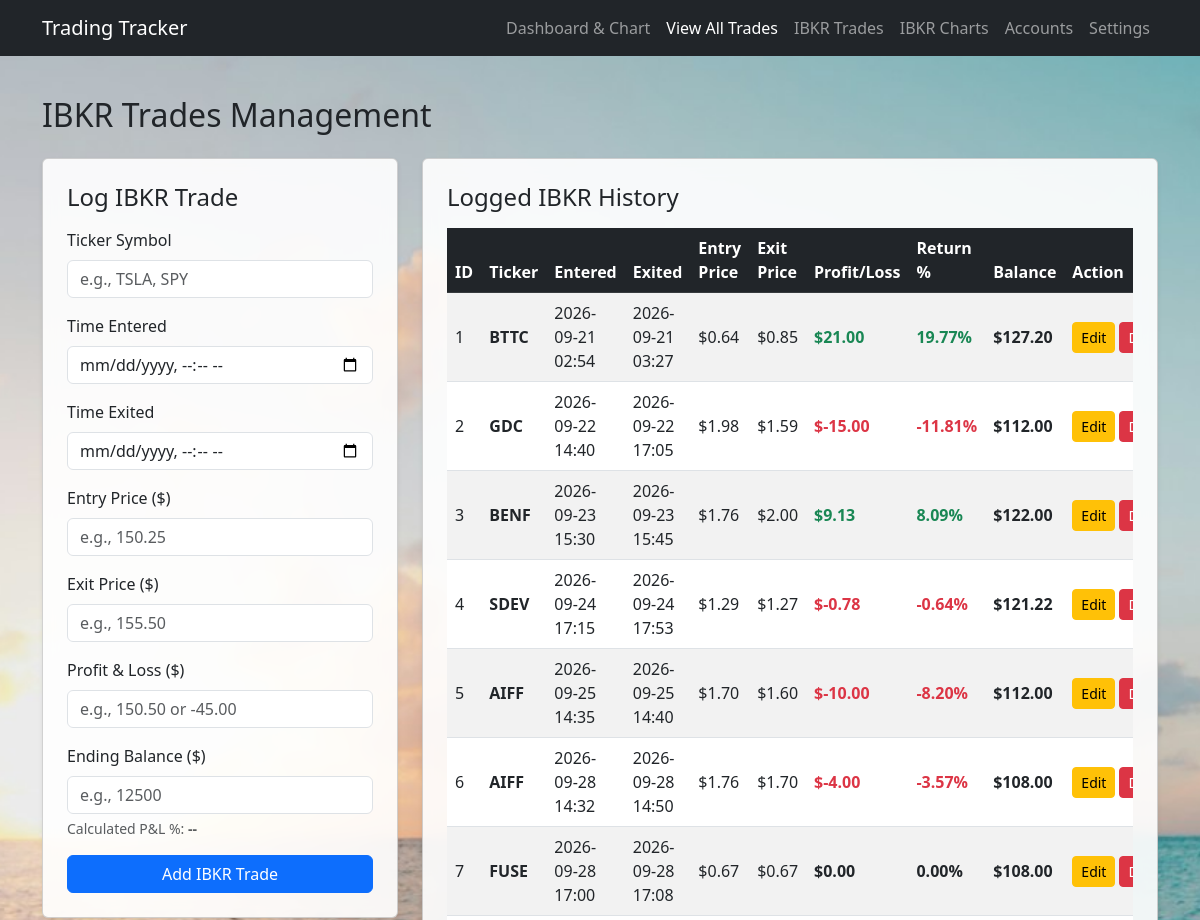
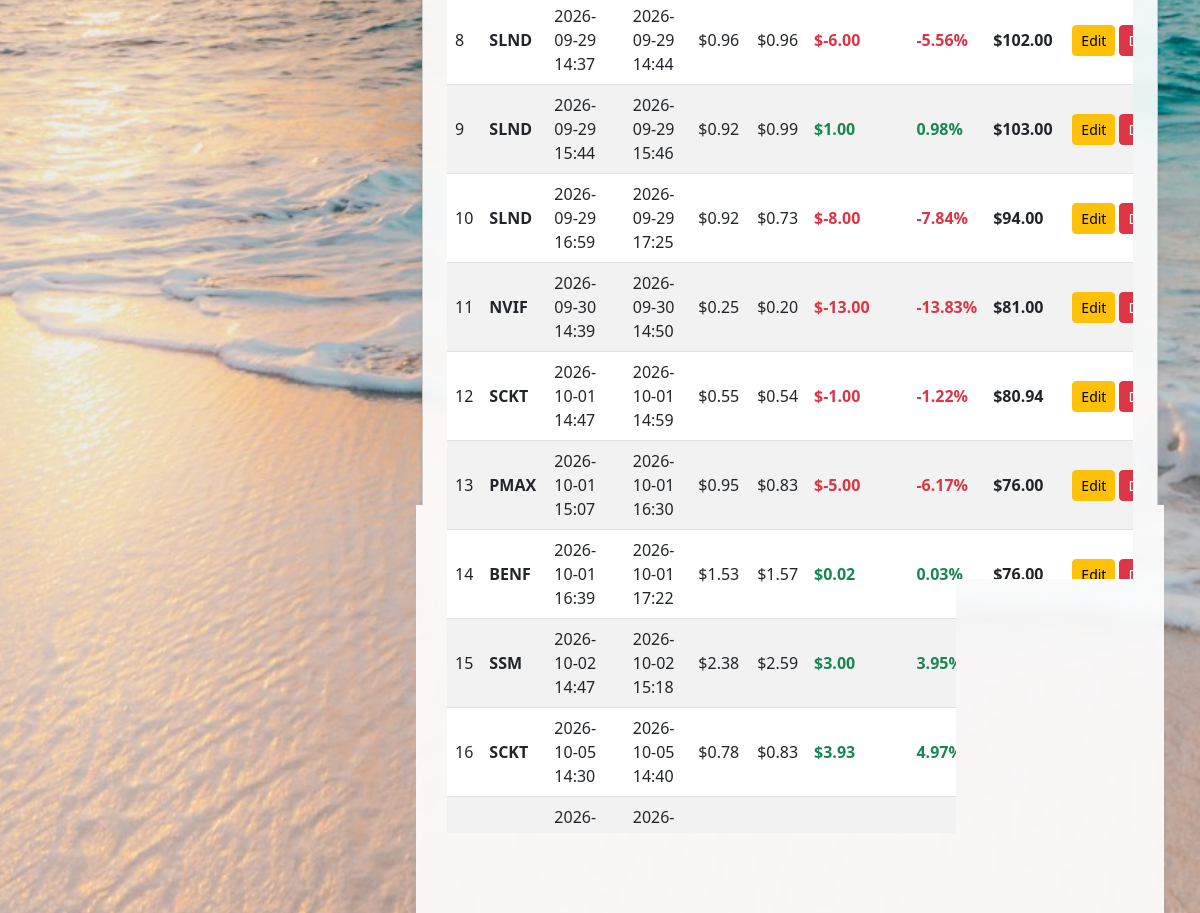
The app's page /ibkr with its own data (2 pictures, top to bottom).
### flask_app.py (models this page shows)
class IBKRTrade(db.Model):
    id = db.Column(db.Integer, primary_key=True)
    ticker = db.Column(db.String(20), nullable=False)
    time_entered = db.Column(db.String(50), nullable=False)
    time_exited = db.Column(db.String(50), nullable=False)
    entry_price = db.Column(db.Float, nullable=False, default=0.0)
    exit_price = db.Column(db.Float, nullable=False, default=0.0)
    pnl = db.Column(db.Float, nullable=False, default=0.0)
    balance = db.Column(db.Float, nullable=False, default=0.0)
    timestamp = db.Column(db.DateTime, default=datetime.utcnow)

### flask_app.py (the view, shortened to what this page needs)
@app.route('/ibkr', methods=['GET', 'POST'])
def ibkr_trades():
    all_ibkr_trades = IBKRTrade.query.order_by(IBKRTrade.id.asc()).all()
    return render_template('ibkr.html', trades=all_ibkr_trades)

### flask_app.py (called while the page is built)
def get_active_account():
    try:
        account = db.session.get(Account, int(request.cookies.get('account_id', '')))
    except ValueError:
        account = None
    return account or Account.query.order_by(Account.id.asc()).first()

@app.context_processor
def inject_accounts():
    return {
        'accounts': Account.query.order_by(Account.id.asc()).all(),
        'active_account': get_active_account(),
        'account_summary': account_summary,
    }

### templates/ibkr.html (shortened to what this page needs)
<!DOCTYPE html>
<html lang="en">
<head>
    <link href="https://cdn.jsdelivr.net/npm/bootstrap@5.3.0/dist/css/bootstrap.min.css" rel="stylesheet">
</head>
<body class="wallpaper-bg">
    <nav class="navbar navbar-expand-lg navbar-dark bg-dark mb-4">
        <div class="container">
            <a class="navbar-brand" href="/">Trading Tracker</a>
              <div class="navbar-nav">
                <a class="nav-link" href="/">Dashboard & Chart</a>
                <a class="nav-link active" href="/trades-list">View All Trades</a>
                <a class="nav-link" href="/ibkr">IBKR Trades</a>
                <a class="nav-link" href="/ibkr-charts">IBKR Charts</a>
                <a class="nav-link" href="/accounts">Accounts</a>
                <a class="nav-link" href="/settings">Settings</a>
            </div>
        </div>
    </nav>
    <div class="container py-3">
        <h2 class="mb-4">IBKR Trades Management</h2>
        <div class="row g-4">
            <div class="col-lg-4">
                <div class="card shadow-sm p-4">
                    <h4 class="card-title mb-3">Log IBKR Trade</h4>
                    <form method="POST">
                        <div class="mb-3">
                            <label class="form-label">Ticker Symbol</label>
                            <input type="text" class="form-control" name="ticker" placeholder="e.g., TSLA, SPY" required>
                        </div>
                        <div class="mb-3">
                            <label class="form-label">Time Entered</label>
                            <input type="datetime-local" class="form-control" name="time_entered" required>
                        </div>
                        <div class="mb-3">
                            <label class="form-label">Time Exited</label>
                            <input type="datetime-local" class="form-control" name="time_exited" required>
                        </div>
                        <div class="mb-3">
                            <label class="form-label">Entry Price ($)</label>
                            <input type="number" step="any" class="form-control" name="entry_price" placeholder="e.g., 150.25" required>
                        </div>
                        <div class="mb-3">
                            <label class="form-label">Exit Price ($)</label>
                            <input type="number" step="any" class="form-control" name="exit_price" placeholder="e.g., 155.50" required>
                        </div>
                        <div class="mb-3">
                            <label class="form-label">Profit & Loss ($)</label>
                            <input type="number" step="any" class="form-control" id="pnlInput" name="pnl" placeholder="e.g., 150.50 or -45.00" required>
                        </div>
                        <div class="mb-3">
                            <label class="form-label">Ending Balance ($)</label>
                            <input type="number" step="any" class="form-control" id="balanceInput" name="balance" placeholder="e.g., 12500" required>
                            <div class="form-text mt-1">
                                Calculated P&L %: <span id="pnlPercentDisplay" class="fw-bold text-muted">--</span>
                            </div>
                        </div>
                        <button type="submit" class="btn btn-primary w-100">Add IBKR Trade</button>
                    </form>
                </div>
            </div>
            <div class="col-lg-8">
                <div class="card shadow-sm p-4">
                    <h4 class="card-title mb-3">Logged IBKR History</h4>
                    <div class="table-responsive">
                        <table class="table table-striped table-hover align-middle">
                            <thead class="table-dark">
                                <tr>
                                    <th>ID</th>
                                    <th>Ticker</th>
                                    <th>Entered</th>
                                    <th>Exited</th>
                                    <th>Entry Price</th>
                                    <th>Exit Price</th>
                                    <th>Profit/Loss</th>
                                    <th>Return %</th>
                                    <th>Balance</th>
                                    <th>Action</th>
                                </tr>
                            </thead>
                            <tbody>
                                {% for trade in trades %}
                                {% set starting_balance = trade.balance - trade.pnl %}
                                {% set pct = (trade.pnl / starting_balance * 100) if starting_balance > 0 else 0 %}
                                <tr>
                                    <td>{{ trade.id }}</td>
                                    <td><strong>{{ trade.ticker }}</strong></td>
                                    <td>{{ trade.time_entered.replace('T', ' ') }}</td>
                                    <td>{{ trade.time_exited.replace('T', ' ') }}</td>
                                    <td>${{ "%.2f"|format(trade.entry_price) }}</td>
                                    <td>${{ "%.2f"|format(trade.exit_price) }}</td>
                                    <td>
                                        <span class="fw-bold {{ 'text-success' if trade.pnl > 0 else ('text-danger' if trade.pnl < 0 else '') }}">
                                            ${{ "%.2f"|format(trade.pnl) }}
                                        </span>
                                    </td>
                                    <td>
                                        <span class="fw-bold {{ 'text-success' if pct > 0 else ('text-danger' if pct < 0 else '') }}">
                                            {{ "%.2f"|format(pct) }}%
                                        </span>
                                    </td>
                                    <td>
                                        <span class="fw-bold">
                                            ${{ "%.2f"|format(trade.balance) }}
                                        </span>
                                    </td>
                                    <td>
                                        <div class="d-flex gap-1">
                                            <a href="/ibkr/edit/{{ trade.id }}" class="btn btn-sm btn-warning">Edit</a>
                                            <form action="/ibkr/delete/{{ trade.id }}" method="POST" onsubmit="return confirm('Delete this IBKR trade?');">
                                                <button type="submit" class="btn btn-sm btn-danger">Delete</button>
                                            </form>
                                        </div>
                                    </td>
                                </tr>
                                {% else %}
                                <tr>
                                    <td colspan="10" class="text-center text-muted py-4">No IBKR trades logged yet.</td>
                                </tr>
                                {% endfor %}
                            </tbody>
                        </table>
                    </div>
                </div>
            </div>
        </div>
    </div>
</body>
</html>

### records on screen
IBKRTrade: id "1", ticker "BTTC", time_entered.replace "2026-09-21 02:54", time_exited.replace "2026-09-21 03:27", entry_price "0.64", exit_price "0.85", pnl "21.00", pct "19.77", balance "127.20"
IBKRTrade: id "2", ticker "GDC", time_entered.replace "2026-09-22 14:40", time_exited.replace "2026-09-22 17:05", entry_price "1.98", exit_price "1.59", pnl "-15.00", pct "-11.81", balance "112.00"
IBKRTrade: id "3", ticker "BENF", time_entered.replace "2026-09-23 15:30", time_exited.replace "2026-09-23 15:45", entry_price "1.76", exit_price "2.00", pnl "9.13", pct "8.09", balance "122.00"
IBKRTrade: id "4", ticker "SDEV", time_entered.replace "2026-09-24 17:15", time_exited.replace "2026-09-24 17:53", entry_price "1.29", exit_price "1.27", pnl "-0.78", pct "-0.64", balance "121.22"
IBKRTrade: id "5", ticker "AIFF", time_entered.replace "2026-09-25 14:35", time_exited.replace "2026-09-25 14:40", entry_price "1.70", exit_price "1.60", pnl "-10.00", pct "-8.20", balance "112.00"
IBKRTrade: id "6", ticker "AIFF", time_entered.replace "2026-09-28 14:32", time_exited.replace "2026-09-28 14:50", entry_price "1.76", exit_price "1.70", pnl "-4.00", pct "-3.57", balance "108.00"
IBKRTrade: id "7", ticker "FUSE", time_entered.replace "2026-09-28 17:00", time_exited.replace "2026-09-28 17:08", entry_price "0.67", exit_price "0.67", pnl "0.00", balance "108.00"
IBKRTrade: id "8", ticker "SLND", time_entered.replace "2026-09-29 14:37", time_exited.replace "2026-09-29 14:44", entry_price "0.96", exit_price "0.96", pnl "-6.00", pct "-5.56", balance "102.00"
IBKRTrade: id "9", ticker "SLND", time_entered.replace "2026-09-29 15:44", time_exited.replace "2026-09-29 15:46", entry_price "0.92", exit_price "0.99", pnl "1.00", pct "0.98", balance "103.00"
IBKRTrade: id "10", ticker "SLND", time_entered.replace "2026-09-29 16:59", time_exited.replace "2026-09-29 17:25", entry_price "0.92", exit_price "0.73", pnl "-8.00", pct "-7.84", balance "94.00"
IBKRTrade: id "11", ticker "NVIF", time_entered.replace "2026-09-30 14:39", time_exited.replace "2026-09-30 14:50", entry_price "0.25", exit_price "0.20", pnl "-13.00", pct "-13.83", balance "81.00"
IBKRTrade: id "12", ticker "SCKT", time_entered.replace "2026-10-01 14:47", time_exited.replace "2026-10-01 14:59", entry_price "0.55", exit_price "0.54", pnl "-1.00", pct "-1.22", balance "80.94"
IBKRTrade: id "13", ticker "PMAX", time_entered.replace "2026-10-01 15:07", time_exited.replace "2026-10-01 16:30", entry_price "0.95", exit_price "0.83", pnl "-5.00", pct "-6.17", balance "76.00"
IBKRTrade: id "14", ticker "BENF", time_entered.replace "2026-10-01 16:39", time_exited.replace "2026-10-01 17:22", entry_price "1.53", exit_price "1.57", pnl "0.02", pct "0.03", balance "76.00"
IBKRTrade: id "15", ticker "SSM", time_entered.replace "2026-10-02 14:47", time_exited.replace "2026-10-02 15:18", entry_price "2.38", exit_price "2.59", pnl "3.00", pct "3.95"
IBKRTrade: id "16", ticker "SCKT", time_entered.replace "2026-10-05 14:30", time_exited.replace "2026-10-05 14:40", entry_price "0.78", exit_price "0.83", pnl "3.93", pct "4.97"
IBKRTrade: time_entered.replace "2026-10-05 15:01", time_exited.replace "2026-10-05 15:01"
